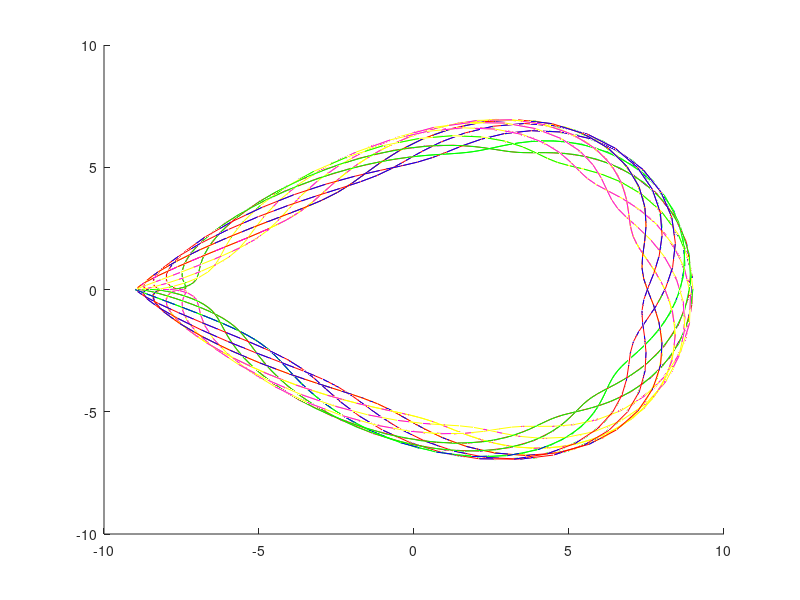

Write MATLAB code to recreate this figure.
hold on
t=0:0.1:40
R=10
r=1.8
d=0.8
a=0.5
x = (R-r)*cos(t)+d*cos(t*(R-r)/r)
y = ((R-r)*sin(t)+d*sin(t*(R-r)/r)).*(cos(a*t))
z = ((R-r)*sin(t)+d*sin(t*(R-r)/r)).*(sin(a*t))
plot3(x,y,z,'y')
t=40:0.1:80
x = (R-r)*cos(t)+d*cos(t*(R-r)/r)
y = ((R-r)*sin(t)+d*sin(t*(R-r)/r)).*(cos(a*t))
z = ((R-r)*sin(t)+d*sin(t*(R-r)/r)).*(sin(a*t))
plot3(x,y,z,'r')
t=80:0.1:120
x = (R-r)*cos(t)+d*cos(t*(R-r)/r)
y = ((R-r)*sin(t)+d*sin(t*(R-r)/r)).*(cos(a*t))
z = ((R-r)*sin(t)+d*sin(t*(R-r)/r)).*(sin(a*t))
plot3(x,y,z,'g')
t=120:0.1:160
x = (R-r)*cos(t)+d*cos(t*(R-r)/r)
y = ((R-r)*sin(t)+d*sin(t*(R-r)/r)).*(cos(a*t))
z = ((R-r)*sin(t)+d*sin(t*(R-r)/r)).*(sin(a*t))
plot3(x,y,z,'m')
t=160:0.1:200
x = (R-r)*cos(t)+d*cos(t*(R-r)/r)
y = ((R-r)*sin(t)+d*sin(t*(R-r)/r)).*(cos(a*t))
z = ((R-r)*sin(t)+d*sin(t*(R-r)/r)).*(sin(a*t))
plot3(x,y,z,'b')
hold off